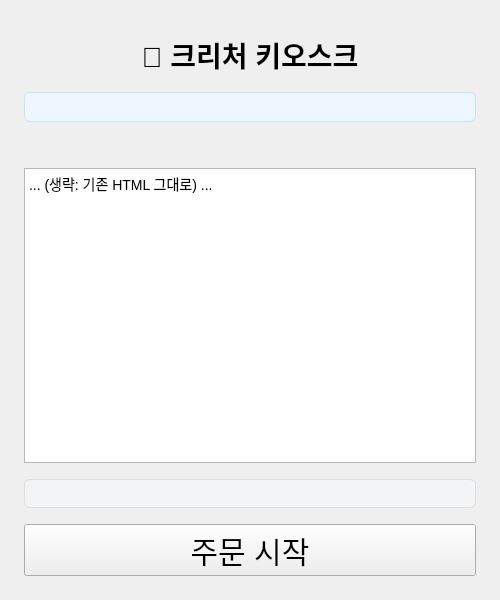
<?xml version="1.0" encoding="UTF-8"?>
<ui version="4.0">
 <class>StartPage</class>
 <widget class="QWidget" name="StartPage">
  <property name="geometry">
   <rect><x>0</x><y>0</y><width>500</width><height>600</height></rect>
  </property>
  <property name="windowTitle">
   <string>Creature Kiosk</string>
  </property>
  <layout class="QVBoxLayout" name="rootLayout">
   <property name="spacing"><number>16</number></property>
   <property name="leftMargin"><number>24</number></property>
   <property name="topMargin"><number>24</number></property>
   <property name="rightMargin"><number>24</number></property>
   <property name="bottomMargin"><number>24</number></property>

   <item>
    <spacer name="topSpacer">
     <property name="orientation"><enum>Qt::Vertical</enum></property>
     <property name="sizeHint" stdset="0"><size><width>20</width><height>10</height></size></property>
    </spacer>
   </item>

   <!-- 타이틀 -->
   <item>
    <widget class="QLabel" name="labelTitle">
     <property name="styleSheet"><string notr="true">font-size: 28px; font-weight: bold;</string></property>
     <property name="text"><string>🍵 크리처 키오스크</string></property>
     <property name="alignment"><set>Qt::AlignCenter</set></property>
    </widget>
   </item>

   <!-- ✅ ADD: 타이틀 바로 아래 ‘상태/안내 라벨’ -->
   <item>
    <widget class="QLabel" name="labelStatus">
     <property name="styleSheet">
      <string notr="true">
       font-size: 14px; color:#1f6feb; background:#eef6ff;
       border:1px solid #c7e1ff; border-radius:6px; padding:6px;
      </string>
     </property>
     <property name="text"><string/></property>
     <property name="alignment"><set>Qt::AlignLeft|Qt::AlignVCenter</set></property>
     <property name="wordWrap"><bool>true</bool></property>
    </widget>
   </item>

   <!-- 권장: labelOrder / textBrowser는 각자 별도 <item>으로 분리 -->
   <!-- 기존 묶음 대신 ↓ 처럼 두 개의 item으로 나누세요 -->

   <!-- 주문 요약 라벨 -->
   <item>
    <widget class="QLabel" name="labelOrder">
     <property name="text"><string/></property>
     <property name="alignment"><set>Qt::AlignCenter</set></property>
    </widget>
   </item>

   <!-- 공지/설명 영역 -->
   <item>
    <widget class="QTextBrowser" name="textBrowser">
     <property name="sizePolicy">
      <sizepolicy hsizetype="Expanding" vsizetype="Expanding">
       <horstretch>0</horstretch><verstretch>1</verstretch>
      </sizepolicy>
     </property>
     <property name="styleSheet"><string notr="true">font-size: 14px;</string></property>
     <property name="html">
      <string>... (생략: 기존 HTML 그대로) ...</string>
     </property>
    </widget>
   </item>

   <!-- ✅ ADD: 시작 버튼 바로 위 ‘하단 안내/에러 라벨(선택)’ -->
   <item>
    <widget class="QLabel" name="labelFooter">
     <property name="styleSheet">
      <string notr="true">
       font-size: 13px; color:#444; background:#f3f4f6;
       border:1px solid #ddd; border-radius:6px; padding:6px;
      </string>
     </property>
     <property name="text"><string/></property>
     <property name="alignment"><set>Qt::AlignLeft|Qt::AlignVCenter</set></property>
     <property name="wordWrap"><bool>true</bool></property>
    </widget>
   </item>

   <!-- 시작 버튼 -->
   <item>
    <widget class="QPushButton" name="btnGoToMenu">
     <property name="styleSheet"><string notr="true">font-size: 30px;</string></property>
     <property name="text"><string>주문 시작</string></property>
    </widget>
   </item>
  </layout>
 </widget>
 <resources/>
 <connections/>
</ui>
